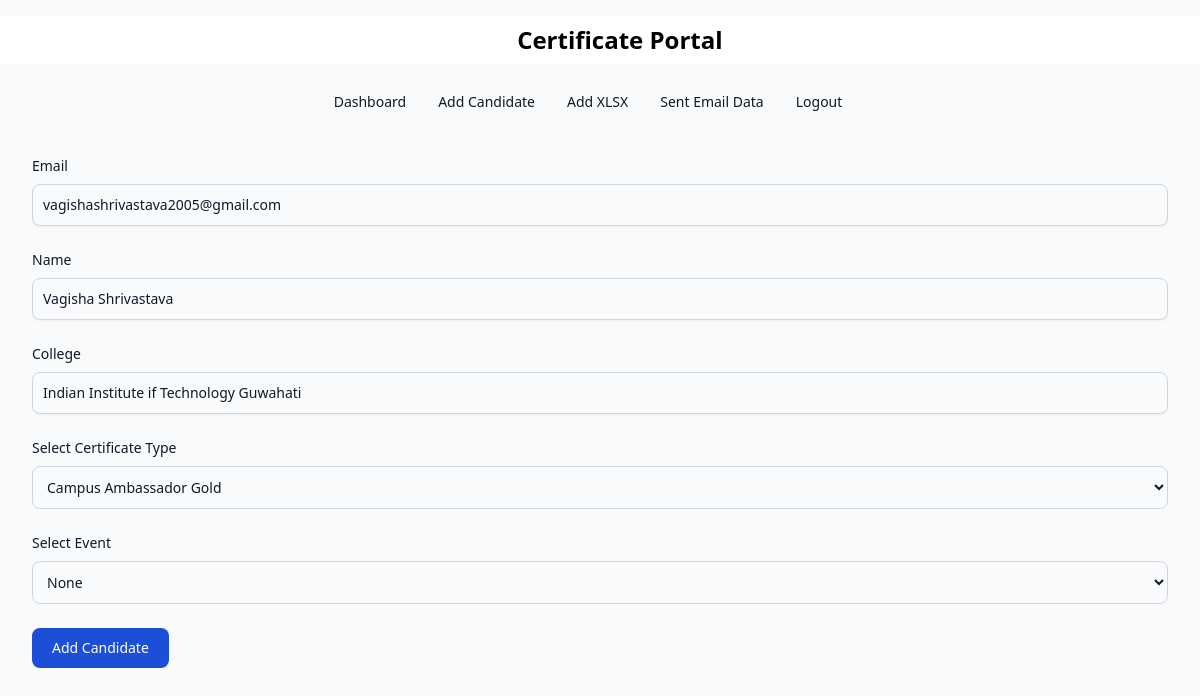
The app's page /update/52 (signed in) with its own data.
### main/models.py (models this page shows, shortened)
class candidate(models.Model):
    name = models.CharField(max_length=255 , null=False)
    certificate_type = models.CharField(max_length=30, choices=CERTIFICATE_OPTIONS, default='CA' ,blank = False)
    college = models.CharField(max_length=255 , null=True, blank=True)
    is_sent = models.BooleanField(default=False)
    is_valid = models.BooleanField(default = True)
    event = models.CharField(max_length=50, choices=EVENT_OPTIONS, default='', blank = False)
    email = models.EmailField(max_length=70, blank = False)

### main/views.py (the view, shortened to what this page needs)
# urls.py: path('update/<str:pk>', views.update_candidate, name="update"),
@login_required(redirect_field_name='login')
def update_candidate(request, pk):
    candid = candidate.objects.filter(id=pk).first()
    context = {
        'candidate': candid,
        'events': EVENT_OPTIONS,  # Make sure to define EVENT_OPTIONS in your context
        'types': CERTIFICATE_OPTIONS
    }
    return render(request, 'main/candidateform.html', context)

### main/templates/main/candidateform.html (shortened to what this page needs)
{% extends 'partials/base.html' %} {% load static %} {% block content %}
{%include "partials/navbar.html" %}
<form class="p-8" method="POST">
  <div class="mb-6">
    <label
      for="email"
      class="block mb-2 text-sm font-medium text-gray-900 dark:text-white"
      >Email</label
    >
    <input
      type="email"
      id="email"
      name="email"
      value="{{ candidate.email }}"
      class="shadow-sm bg-gray-50 border border-gray-300 text-gray-900 text-sm rounded-lg focus:ring-blue-500 focus:border-blue-500 block w-full p-2.5 dark:bg-gray-700 dark:border-gray-600 dark:placeholder-gray-400 dark:text-white dark:focus:ring-blue-500 dark:focus:border-blue-500 dark:shadow-sm-light"
      placeholder="name@flowbite.com"
      required
    />
  </div>
  <div class="mb-6">
    <label
      for="name"
      class="block mb-2 text-sm font-medium text-gray-900 dark:text-white"
      >Name</label
    >
    <input
      type="text"
      name="name"
      id="name"
      value="{{candidate.name}}"
      placeholder="Robin Joseph"
      class="shadow-sm bg-gray-50 border border-gray-300 text-gray-900 text-sm rounded-lg focus:ring-blue-500 focus:border-blue-500 block w-full p-2.5 dark:bg-gray-700 dark:border-gray-600 dark:placeholder-gray-400 dark:text-white dark:focus:ring-blue-500 dark:focus:border-blue-500 dark:shadow-sm-light"
      required
    />
  </div>
  <div class="mb-6">
    <label
      for="college"
      class="block mb-2 text-sm font-medium text-gray-900 dark:text-white"
      >College</label
    >
    <input
      type="text"
      name="college"
      id="college"
      value = "{{candidate.college}}"
      placeholder="Indian Institute of Technolog Guwahati"
      class="shadow-sm bg-gray-50 border border-gray-300 text-gray-900 text-sm rounded-lg focus:ring-blue-500 focus:border-blue-500 block w-full p-2.5 dark:bg-gray-700 dark:border-gray-600 dark:placeholder-gray-400 dark:text-white dark:focus:ring-blue-500 dark:focus:border-blue-500 dark:shadow-sm-light"
      required
    />
  </div>
  <div class="mb-6">
    <label
      for="countries"
      class="block mb-2 text-sm font-medium text-gray-900 dark:text-white"
      >Select Certificate Type</label
    >
    <select
      name="Certificate1"
      id="Certificate"
      class="bg-gray-50 border border-gray-300 text-gray-900 text-sm rounded-lg focus:ring-blue-500 focus:border-blue-500 block w-full p-2.5 dark:bg-gray-700 dark:border-gray-600 dark:placeholder-gray-400 dark:text-white dark:focus:ring-blue-500 dark:focus:border-blue-500"
    >
      {% for type in types%}
      <option value="{{type.0}}">{{ type.1}}</option>
      {%endfor%}
    </select>
  </div>
  <div class="mb-6">
    <label
      for="event"
      class="block mb-2 text-sm font-medium text-gray-900 dark:text-white"
      >Select Event</label
    >
    <select
      name="event1"
      id="countries"
      class="bg-gray-50 border border-gray-300 text-gray-900 text-sm rounded-lg focus:ring-blue-500 focus:border-blue-500 block w-full p-2.5 dark:bg-gray-700 dark:border-gray-600 dark:placeholder-gray-400 dark:text-white dark:focus:ring-blue-500 dark:focus:border-blue-500"
    >
      {% for event in events%}
      <option value="{{event.0}}">{{ event.1}}</option>
      {%endfor%}
    </select>
  </div>
  <button
    type="submit"
    class="text-white bg-blue-700 hover:bg-blue-800 focus:ring-4 focus:outline-none focus:ring-blue-300 font-medium rounded-lg text-sm px-5 py-2.5 text-center dark:bg-blue-600 dark:hover:bg-blue-700 dark:focus:ring-blue-800"
  >
    Add Candidate
  </button>
</form>
{% endblock %}

### records on screen
candidate: email "vagishashrivastava2005@gmail.com", name "Vagisha Shrivastava", college "Indian Institute if Technology Guwahati"

### other values on screen
form field Certificate1 "Campus Ambassador Gold"
form field event1 "None"
